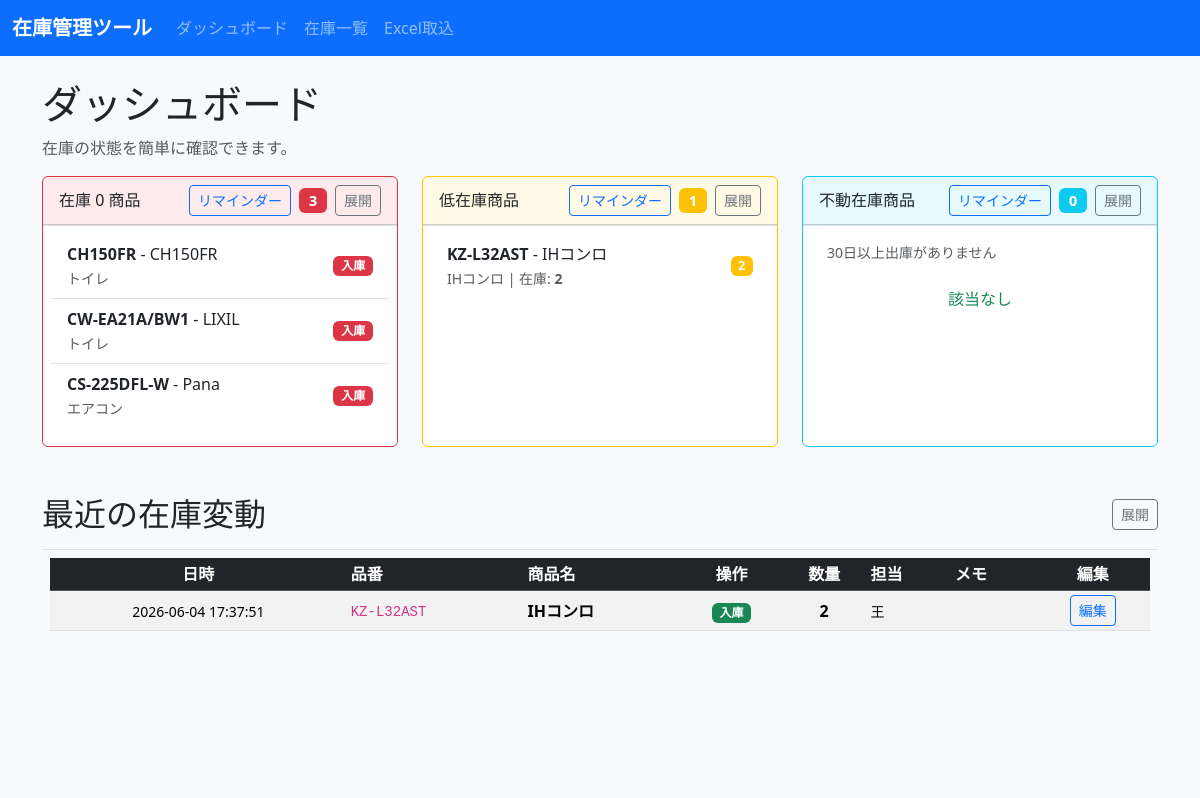
The page / on the database its author committed.
### tables this page shows
CREATE TABLE products (
            id INTEGER PRIMARY KEY AUTOINCREMENT,
            source_sheet TEXT,
            source_row INTEGER,
            big_category TEXT,
            maker_or_product TEXT,
            overview TEXT,
            sku TEXT NOT NULL,
            stock_status TEXT,
            display_flag TEXT,
            available_stock INTEGER NOT NULL DEFAULT 0,
            total_stock INTEGER NOT NULL DEFAULT 0,
            reorder_point INTEGER NOT NULL DEFAULT 0,
            staff_stock_json TEXT,
            notes TEXT,
            imported_at TEXT,
            current_stock INTEGER NOT NULL DEFAULT 0,
            name TEXT NOT NULL,
            category TEXT,
            location TEXT,
            last_in_date TEXT,
            last_out_date TEXT,
            created_at TEXT NOT NULL,
            updated_at TEXT NOT NULL
        );

CREATE TABLE low_stock_alerts (
            id INTEGER PRIMARY KEY AUTOINCREMENT,
            product_id INTEGER NOT NULL UNIQUE,
            threshold INTEGER NOT NULL DEFAULT 0,
            FOREIGN KEY(product_id) REFERENCES products(id) ON DELETE CASCADE
        );

CREATE TABLE stock_logs (
            id INTEGER PRIMARY KEY AUTOINCREMENT,
            product_id INTEGER NOT NULL,
            operation_type TEXT NOT NULL,
            quantity INTEGER NOT NULL,
            staff_name TEXT,
            note TEXT,
            created_at TEXT NOT NULL,
            FOREIGN KEY(product_id) REFERENCES products(id)
        );

### inventory_app/app.py (the view)
@app.route("/")
def dashboard():
    conn = get_db_connection()
    today = datetime.today().date()
    cutoff = today - timedelta(days=30)
    zero_stock = conn.execute(
        "SELECT p.* FROM zero_stock_alerts za JOIN products p ON za.product_id = p.id WHERE p.current_stock = 0 ORDER BY p.name"
    ).fetchall()
    low_stock = conn.execute(
        "SELECT p.*, la.threshold FROM low_stock_alerts la JOIN products p ON la.product_id = p.id WHERE p.current_stock > 0 AND p.current_stock <= la.threshold ORDER BY p.current_stock ASC"
    ).fetchall()
    stagnant_stock = conn.execute(
        "SELECT p.* FROM stagnant_stock_alerts sa JOIN products p ON sa.product_id = p.id WHERE p.current_stock > 0 AND p.last_out_date IS NOT NULL AND date(p.last_out_date) < date(?) ORDER BY p.last_out_date"
    , (cutoff.isoformat(),)).fetchall()
    recent_logs = conn.execute(
        "SELECT stock_logs.*, products.name, products.sku FROM stock_logs JOIN products ON stock_logs.product_id = products.id ORDER BY stock_logs.created_at DESC LIMIT 10"
    ).fetchall()
    conn.close()
    return render_template(
        "dashboard.html",
        zero_stock=zero_stock,
        low_stock=low_stock,
        stagnant_stock=stagnant_stock,
        recent_logs=recent_logs,
        cutoff=cutoff,
        operation_labels=OPERATION_LABELS,
    )

### inventory_app/app.py (called while the page is built)
def get_db_connection():
    conn = sqlite3.connect(DB_PATH)
    conn.row_factory = sqlite3.Row
    return conn

### inventory_app/templates/dashboard.html (shortened to what this page needs)
{% extends 'base.html' %}
{% block content %}
  <h1>ダッシュボード</h1>
  <p class="text-muted">在庫の状態を簡単に確認できます。</p>
  <div class="row gy-4">
    <div class="col-md-4">
      <div class="card border-danger h-100">
        <div class="card-header bg-danger bg-opacity-10">
          <h5 class="card-title mb-0">
            <div class="d-flex justify-content-between align-items-center flex-wrap gap-2">
              <span class="fs-6">在庫 0 商品</span>
              <div class="d-flex flex-wrap align-items-center gap-2">
                <a href="{{ url_for('alert_settings', alert_type='zero_stock') }}" class="btn btn-sm btn-outline-primary">リマインダー</a>
                <small class="badge bg-danger">{{ zero_stock|length }}</small>
                <button type="button" class="btn btn-sm btn-outline-secondary dashboard-box__toggle" data-expand-target="#zeroStockBox">展開</button>
              </div>
            </div>
          </h5>
        </div>
        <div class="card-body p-0">
          <div id="zeroStockBox" class="dashboard-box">
              <div class="dashboard-box__content">
                {% if zero_stock %}
                  <div class="list-group list-group-flush">
                    {% for product in zero_stock %}
                      <a href="{{ url_for('stock_operate', product_id=product.id, type='inbound') }}" class="list-group-item list-group-item-action">
                        <div class="d-flex justify-content-between align-items-center">
                          <div>
                            <strong>{{ product.sku }}</strong> - {{ product.name }}
                            <br><small class="text-muted">{{ product.big_category }}</small>
                          </div>
                          <span class="badge bg-danger">入庫</span>
                        </div>
                      </a>
                    {% endfor %}
                  </div>
                {% else %}
                  <div class="dashboard-box__empty text-success text-center py-4">
                    <i class="bi bi-check-circle"></i> 該当なし
                  </div>
                {% endif %}
              </div>
            </div>
          </div>
        </div>
      </div>
    <div class="col-md-4">
      <div class="card border-warning h-100">
        <div class="card-header bg-warning bg-opacity-10">
          <h5 class="card-title mb-0">
            <div class="d-flex justify-content-between align-items-center flex-wrap gap-2">
              <span class="fs-6">低在庫商品</span>
              <div class="d-flex flex-wrap align-items-center gap-2">
                <a href="{{ url_for('alert_settings', alert_type='low_stock') }}" class="btn btn-sm btn-outline-primary">リマインダー</a>
                <small class="badge bg-warning">{{ low_stock|length }}</small>
                <button type="button" class="btn btn-sm btn-outline-secondary dashboard-box__toggle" data-expand-target="#lowStockBox">展開</button>
              </div>
            </div>
          </h5>
        </div>
        <div class="card-body p-0">
          <div id="lowStockBox" class="dashboard-box">
              <div class="dashboard-box__content">
                {% if low_stock %}
                  <div class="list-group list-group-flush">
                    {% for product in low_stock %}
                      <a href="{{ url_for('stock_operate', product_id=product.id, type='inbound') }}" class="list-group-item list-group-item-action">
                        <div class="d-flex justify-content-between align-items-center">
                          <div>
                            <strong>{{ product.sku }}</strong> - {{ product.name }}
                            <br><small class="text-muted">{{ product.big_category }} | 在庫: <strong>{{ product.current_stock }}</strong></small>
                          </div>
                          <span class="badge bg-warning">{{ product.current_stock }}</span>
                        </div>
                      </a>
                    {% endfor %}
                  </div>
                {% else %}
                  <div class="dashboard-box__empty text-success text-center py-4">
                    <i class="bi bi-check-circle"></i> 該当なし
                  </div>
                {% endif %}
              </div>
            </div>
          </div>
        </div>
      </div>
    <div class="col-md-4">
      <div class="card border-info h-100">
        <div class="card-header bg-info bg-opacity-10">
          <h5 class="card-title mb-0">
            <div class="d-flex justify-content-between align-items-center flex-wrap gap-2">
              <span class="fs-6">不動在庫商品</span>
              <div class="d-flex flex-wrap align-items-center gap-2">
                <a href="{{ url_for('alert_settings', alert_type='stagnant_stock') }}" class="btn btn-sm btn-outline-primary">リマインダー</a>
                <small class="badge bg-info">{{ stagnant_stock|length }}</small>
                <button type="button" class="btn btn-sm btn-outline-secondary dashboard-box__toggle" data-expand-target="#stagnantStockBox">展開</button>
              </div>
            </div>
          </h5>
        </div>
        <div class="card-body p-0">
          <div id="stagnantStockBox" class="dashboard-box">
              <div class="dashboard-box__content">
                <small class="d-block px-3 pt-2 text-muted">30日以上出庫がありません</small>
                {% if stagnant_stock %}
                  <div class="list-group list-group-flush">
                    {% for product in stagnant_stock %}
                      <a href="{{ url_for('stock_operate', product_id=product.id, type='outbound') }}" class="list-group-item list-group-item-action">
                        <div class="d-flex justify-content-between align-items-center">
                          <div>
                            <strong>{{ product.sku }}</strong> - {{ product.name }}
                            <br><small class="text-muted">最終出庫: {{ product.last_out_date }}</small>
                          </div>
                          <span class="badge bg-info">出庫</span>
                        </div>
                      </a>
                    {% endfor %}
                  </div>
                {% else %}
                  <div class="dashboard-box__empty text-success text-center py-4">
                     該当なし
                  </div>
                {% endif %}
              </div>
            </div>
          </div>
        </div>
      </div>
    </div>
  <section class="mt-5">
    <div class="d-flex justify-content-between align-items-center mb-3">
      <h2 class="mb-0">最近の在庫変動</h2>
      <button type="button" class="btn btn-sm btn-outline-secondary dashboard-box__toggle" data-expand-target="#recentLogsBox">展開</button>
    </div>
    <div id="recentLogsBox" class="dashboard-box">
      <div class="dashboard-box__content">
        {% if recent_logs %}
          <div class="table-responsive">
            <table class="table table-sm table-striped align-middle">
              <thead class="table-dark sticky-top">
                <tr>
                  <th class="text-center">日時</th>
                  <th>品番</th>
                  <th>商品名</th>
                  <th class="text-center">操作</th>
                  <th class="text-center">数量</th>
                  <th>担当</th>
                  <th>メモ</th>
                  <th class="text-center">編集</th>
                </tr>
              </thead>
              <tbody>
                {% for log in recent_logs %}
                  <tr>
                    <td class="text-center"><small>{{ log.created_at }}</small></td>
                    <td><code>{{ log.sku }}</code></td>
                    <td><strong>{{ log.name }}</strong></td>
                    <td class="text-center">
                      {% if log.operation_type == 'inbound' %}
                        <span class="badge bg-success">{{ operation_labels[log.operation_type] if log.operation_type in operation_labels else log.operation_type }}</span>
                      {% elif log.operation_type == 'outbound' %}
                        <span class="badge bg-danger">{{ operation_labels[log.operation_type] if log.operation_type in operation_labels else log.operation_type }}</span>
                      {% elif log.operation_type == 'adjustment' %}
                        <span class="badge bg-warning">{{ operation_labels[log.operation_type] if log.operation_type in operation_labels else log.operation_type }}</span>
                      {% elif log.operation_type == 'modification' %}
                        <span class="badge bg-info">{{ operation_labels[log.operation_type] if log.operation_type in operation_labels else log.operation_type }}</span>
                      {% else %}
                        <span class="badge bg-secondary">{{ operation_labels[log.operation_type] if log.operation_type in operation_labels else log.operation_type }}</span>
                      {% endif %}
                    </td>
                    <td class="text-center"><strong>{{ log.quantity }}</strong></td>
                    <td><small>{{ log.staff_name }}</small></td>
                    <td><small>{{ log.note }}</small></td>
                    <td class="text-center">
                      <a href="{{ url_for('edit_stock_log', log_id=log.id) }}" class="btn btn-sm btn-outline-primary">編集</a>
                    </td>
                  </tr>
                {% endfor %}
              </tbody>
            </table>
          </div>
        {% else %}
          <div class="dashboard-box__empty text-center p-4">
            <div class="alert alert-info mb-0" role="alert">
              <i class="bi bi-info-circle"></i> まだ在庫変動の記録がありません。
            </div>
          </div>
        {% endif %}
      </div>
    </div>
  </section>
{% endblock %}

### inventory_app/templates/base.html (shortened to what this page needs)
<!doctype html>
<html lang="ja">
  <head>
    <link href="https://cdn.jsdelivr.net/npm/bootstrap@5.3.2/dist/css/bootstrap.min.css" rel="stylesheet">
    <link rel="stylesheet" href="/static/style.css">
  </head>
  <body>
    <nav class="navbar navbar-expand-lg navbar-dark bg-primary mb-4">
      <div class="container-fluid">
        <a class="navbar-brand" href="/">在庫管理ツール</a>
        <div class="collapse navbar-collapse">
          <ul class="navbar-nav me-auto mb-2 mb-lg-0">
            <li class="nav-item"><a class="nav-link" href="/">ダッシュボード</a></li>
            <li class="nav-item"><a class="nav-link" href="/inventory">在庫一覧</a></li>
            <li class="nav-item"><a class="nav-link" href="/excel_import">Excel取込</a></li>
          </ul>
        </div>
      </div>
    </nav>
    <div class="container">
      {% block content %}{% endblock %}
    </div>
  </body>
</html>

### inventory_app/static/style.css (style rules this page uses)
body { background-color: #f8f9fa; }
.navbar-brand { font-weight: 700; }
.card { min-height: 240px; }
.table th, .table td { vertical-align: middle; }
.dashboard-box { border-top: 1px solid #dee2e6; }
.dashboard-box__content { min-height: 220px; max-height: 220px; overflow-y: auto; padding: 0.5rem; transition: max-height 0.25s ease; }
.dashboard-box__toggle { white-space: nowrap; }
.dashboard-box__empty { min-height: 100px; }

### rows shown on the page
products: sku "CH150FR", name "CH150FR", big_category "トイレ"
products: sku "CW-EA21A/BW1", name "LIXIL", big_category "トイレ"
products: sku "CS-225DFL-W", name "Pana", big_category "エアコン"
low_stock_alerts: sku "KZ-L32AST", name "IHコンロ", big_category "IHコンロ", current_stock "2"
stock_logs: created_at "2026-06-04 17:37:51", sku "KZ-L32AST", name "IHコンロ", operation_type "入庫", quantity "2", staff_name "王"

### other values the page prints
{{ zero_stock|length }} "3"
{{ low_stock|length }} "1"
{{ stagnant_stock|length }} "0"
